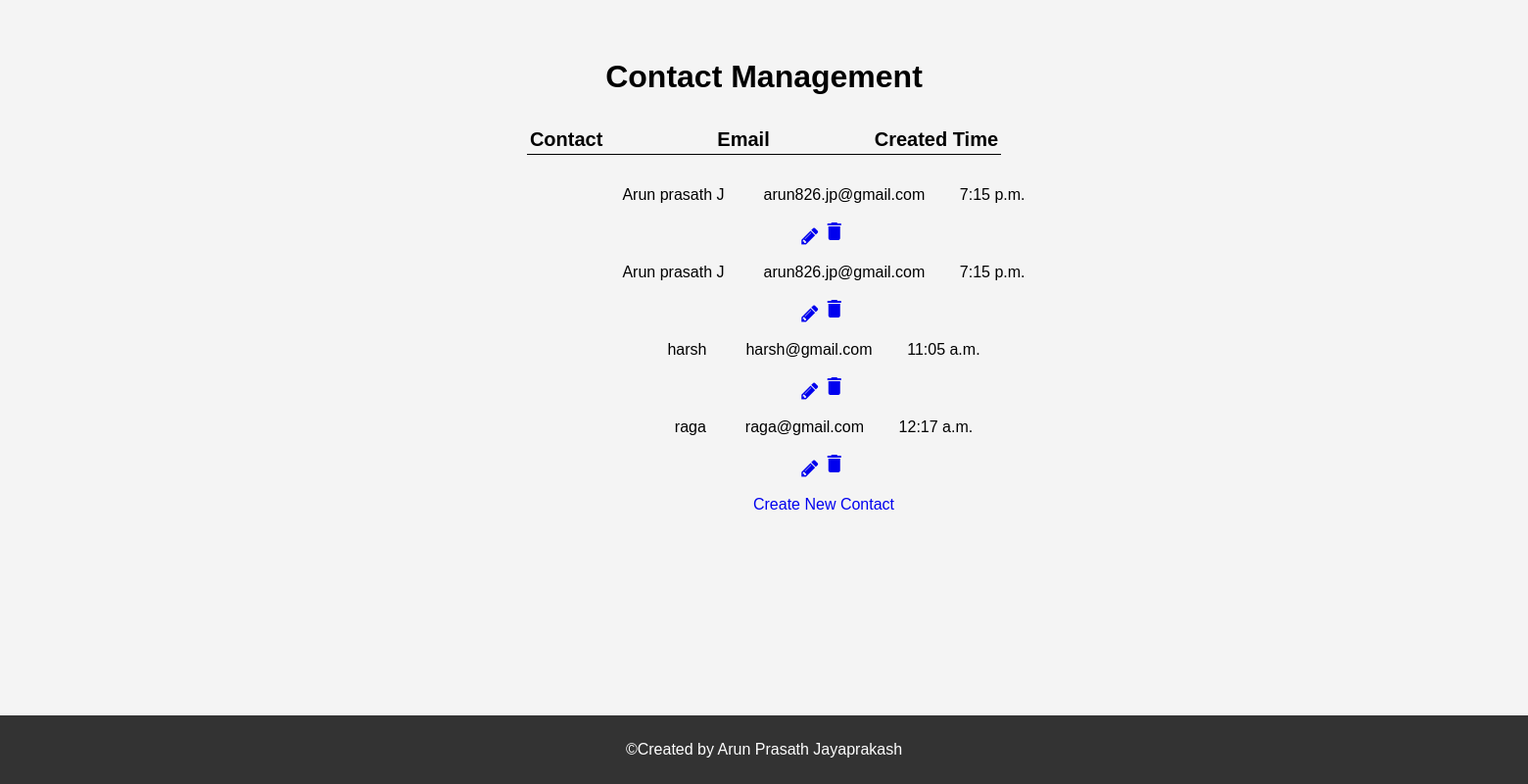
The page / on the database its author committed.
### website/forms.py (models this page shows)
class Contacts(models.Model):
    name = models.CharField(max_length=30)
    email = models.EmailField(max_length=100)
    notes = models.CharField(max_length=500)
    created_time = models.TimeField(auto_now_add=True)

### website/views.py (the view)
# urls.py: path('', index , name='website_home'),
def index(request):
    columns = ['id','name','email','created_time']
    formatted_value = []
    for val in Contacts.objects.all().values():
        temp = []
        for k, v in val.items():
            if k in columns:
                temp.append(v)
        formatted_value.append(temp)
    content = {
     'value':formatted_value
    }
    return render(request , 'base_template_working.html' , {'render':content})

### website/templates/base_template_working.html
{% extends "base_generic_template.html" %}
{% block content %}
<h1 >Contact Management</h1>
  <table class="center">
    <tr >
      <td class="space-right"><b>Contact</b></td>
      <td></td>
      <td class="space-center"><b>Email</b></td>
      <td></td>
      <td class="space"><b>Created Time</b></td>
    </tr>
  </table>
  <div style="width:1650px; margin:0 auto;" class="div-button">
  {% for data_key,data_value in render.items %}
      {% for value in data_value %}
    <p class>{{value.1}}  &nbsp;&nbsp;&nbsp; &nbsp;&nbsp;&nbsp; {{value.2}} &nbsp;&nbsp;&nbsp;&nbsp;&nbsp;&nbsp;  {{value.3}}</p>
  <a class="fa_fa-pencil" style="font-size:20px" href="{% url 'edit_value' value.0 %}"><i class="fa fa-pencil"><br></i></a>
  <a class="delete-bin" style="font-size:16px" href="/create"> <i class="material-icons">delete</i></a>
    <br>
      {% endfor %}
    {% endfor %}
    <a class="div-button" href="/data_value">Create New Contact</a>
</div >
<footer>
  <p>&copy;<a>Created by Arun Prasath Jayaprakash</a></p>
</footer>
{% endblock content %}

### website/templates/base_generic_template.html (shortened to what this page needs)
<!DOCTYPE html>
<html>
<head>
  <link rel="stylesheet" href="https://cdnjs.cloudflare.com/ajax/libs/font-awesome/4.7.0/css/font-awesome.min.css">
  <link rel="stylesheet" href="static/style.css">
</head>
<body>
{% block content %}
{% endblock content %}
</body>
</html>

### website/static/style.css (style rules this page uses)
body { font-family: Arial, sans-serif; margin: 0; padding: 0; background-color: #f4f4f4; }
h1 { text-align: center; margin-top: 50px; padding: 10px 20px; }
footer { background-color: #333; color: white; text-align: center; padding: 10px 0; position: fixed; bottom: 0; width: 100%; }
.center { margin-left: auto; margin-right: auto; border-bottom: 1px solid black; }
.space-right { padding-right : 5.5em; font-size: 20px }
.space-center { padding-left : -5em; padding-right : 5em; font-size: 20px }
.space { font-size: 20px }
p { text-align: center; }
a.fa_fa-pencil { right: 41% }
a.delete-bin { right: 50% }
.div-button { padding:1em; text-align: center; display:inline-block; text-decoration: none !important; -webkit-transition: all 0.2s ease-in-out; -moz-transition: all 0.2s ease-in-out; -ms-transition: all 0.2s ease-in-out; -o-transition: all 0.2s ease-in-out; transition: all 0.2s ease-in-out; }

### website/templates/base_generic_template.html (style rules this page uses)
h1 { text-align: center; }
table { text-align: center; }

### rows shown on the page
Contacts: name "Arun prasath J", email "arun826.jp@gmail.com", created_time "7:15 p.m."
Contacts: name "Arun prasath J", email "arun826.jp@gmail.com", created_time "7:15 p.m."
Contacts: name "harsh", email "harsh@gmail.com", created_time "11:05 a.m."
Contacts: name "raga", email "raga@gmail.com", created_time "12:17 a.m."
